Frame 1 (no input): blank canvas, image omitted
Frame 60 (the mouse pressed at the canvas centre just before this capture): blank canvas, image omitted
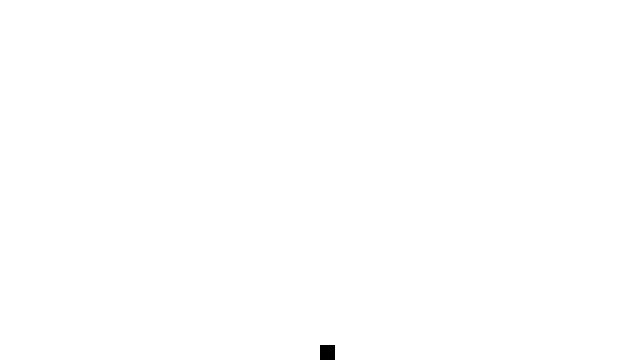
Frame 120 (the mouse held since frame 60 and released just before this capture)

The Processing sketch whose frames 1 and 60 were blank and that drew this single picture after the mouse press (run headless with seeded random() and noise(); from frame 60 on, the mouse is pressed at the canvas centre):

// Processing sketch: Pixel_fall
// ── Pixel_fall.pde
/**
 * Adapted from ArrayList of objects
 * by Daniel Shiffman.  
 * 
 * This example demonstrates how to use a Java ArrayList to store 
 * a variable number of objects.  Items can be added 
 * to the ArrayList.
 *
 * Click the mouse to add falling pixels.
 */

ArrayList<Pixel> pixels;
int pixelWidth = 15;

void setup() {
  size(640, 360);
  noStroke();

  // Create an empty ArrayList (will store Pixel objects)
  pixels = new ArrayList<Pixel>();

}

void draw() {
  background(255);

 
  for (int i = pixels.size()-1; i >= 0; i--) { 
    // An ArrayList doesn't know what it is storing so we have to cast the object coming out
    Pixel pixel = pixels.get(i);
    pixel.move();
    pixel.display();
    
    
  }  
  
}

void mousePressed() {
  // A new pixel object is added to the ArrayList (by default to the end)
  pixels.add(new Pixel(mouseX, mouseY, pixelWidth));
}

// ── Pixel.pde
// Simple falling pixel class

class Pixel {
  
  float x;
  float y;
  float speed;
  float gravity;
  float w;
  
  Pixel(float tempX, float tempY, float tempW) {
    x = tempX;
    y = tempY;
    w = tempW;
    speed = 0;
    gravity = 0.1;
  }
  
    void move() {
    // Add gravity to speed
    speed = speed + gravity;
    // Add speed to y location
    y = y + speed;
    // If square reaches the bottom
    // draw square at the bottom
    if (y > height-w) {
      y = height-w;
    }
  }
  
  
  void display() {
    // Display the pixel
    fill(0);
    //stroke(0,life);
    square(x,y,w);
  }
}  
